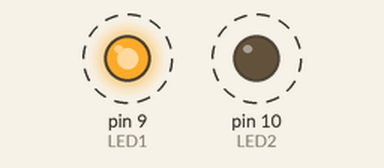
The sketch below on a simulated Arduino Uno, built with avr-gcc and run on an emulated ATmega328P. Shown: output pins drawn as LEDs (lit = HIGH). Dashed ring = blinking.

Above: at 0.2 s.
Timing chart, 0 to 3.5 s (numbered marks = the images above):
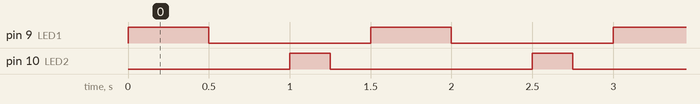

Measured:
- by itself, pin 9 (LED1): alternates HIGH for 0.50 s and LOW for 1.0 s
- by itself, pin 10 (LED2): alternates HIGH for 0.25 s and LOW for 1.3 s
- by itself, everything shown: repeats every 1.5 s, in 4 steps

The sketch:

excercse11-12.ino
```cpp
#define LED1 9
#define LED2 10
void setup() {
  // put your setup code here, to run once:
  pinMode(LED1, OUTPUT);
  pinMode(LED2, OUTPUT);
  digitalWrite(LED1, LOW);
  digitalWrite(LED2, LOW);
}

void loop() {
  //LED1 lit up in 1 Hz frequency (1000 ms / round)
  digitalWrite(LED1, HIGH);
  delay(500);
  digitalWrite(LED1, LOW);
  delay(500);
  //LED2 lit up in 2 Hz frequency (500 ms / round)
  digitalWrite(LED2, HIGH);
  delay(250);
  digitalWrite(LED2, LOW);
  delay(250);
}
```
